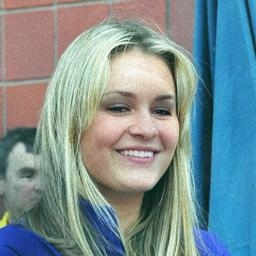
#> input picture DeepGuard/Data/Fake/fake_10.jpg, 256 x 256 px, found by its file name
$ python simple_image_test.py   (older library calls are emulated)
#> lines starting #> are read from the running program, lines starting #| are printed output that depends on the picture; long printed decimals are rounded
import os
import numpy as np
import cv2
from PIL import Image
import matplotlib.pyplot as plt

def analyze_image_features(image_path):
    """Analyze basic image features to help identify potential fake images"""
#> called with image_path = 'F:\\DeepGuard\\Data\\Fake\\fake_10.jpg'
    try:
        # Load image
        img = cv2.imread(image_path)
#> img is the input picture: shape (256, 256, 3); mean B, G, R 146.4, 143.5, 122.3
        if img is None:
            return None, "Error: Could not load image"

        # Convert to RGB
        img_rgb = cv2.cvtColor(img, cv2.COLOR_BGR2RGB)

        # Basic analysis
        height, width, channels = img.shape
#> height = 256; width = 256; channels = 3

        # Calculate basic statistics
        mean_color = np.mean(img_rgb, axis=(0, 1))
#> mean_color = [122.3, 143.5, 146.4]
        std_color = np.std(img_rgb, axis=(0, 1))
#> std_color = [63.71, 45.73, 46.64]

        # Edge detection
        gray = cv2.cvtColor(img, cv2.COLOR_BGR2GRAY)
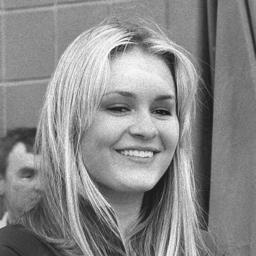
#> gray: shape (256, 256); min 17, max 253, mean 137.5
        edges = cv2.Canny(gray, 50, 150)
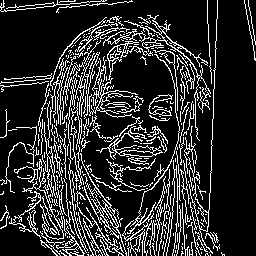
#> edges: shape (256, 256); 17.3% white in thin lines or dots
        edge_density = np.sum(edges > 0) / (height * width)
#> edge_density = 0.173

        # Texture analysis (using Laplacian variance)
        laplacian_var = cv2.Laplacian(gray, cv2.CV_64F).var()
#> laplacian_var = 990.5

        # Color histogram analysis
        hist_r = cv2.calcHist([img_rgb], [0], None, [256], [0, 256])
#> hist_r = 256 values, max 824 at index 48, min 0 at index 253, mean 256
        hist_g = cv2.calcHist([img_rgb], [1], None, [256], [0, 256])
#> hist_g = 256 values, max 948 at index 129, min 0 at index 0, mean 256
        hist_b = cv2.calcHist([img_rgb], [2], None, [256], [0, 256])
#> hist_b = 256 values, max 844 at index 125, min 0 at index 1, mean 256

        # Calculate histogram statistics
        hist_std_r = np.std(hist_r)
#> hist_std_r = 181.2
        hist_std_g = np.std(hist_g)
#> hist_std_g = 232
        hist_std_b = np.std(hist_b)
#> hist_std_b = 215.2

        # Simple heuristic for fake detection
        # Fake images often have:
        # 1. Unusual color distributions
        # 2. Artificial-looking edges
        # 3. Inconsistent texture patterns

        fake_score = 0

        # Check for unusual color distributions
        if np.max(mean_color) - np.min(mean_color) > 50:
            fake_score += 0.2

        # Check for high edge density (artificial sharpening)
        if edge_density > 0.1:
            fake_score += 0.3

        # Check for low texture variance (smooth artificial areas)
        if laplacian_var < 100:
            fake_score += 0.2

        # Check for unusual histogram patterns
        if hist_std_r < 1000 or hist_std_g < 1000 or hist_std_b < 1000:
            fake_score += 0.3

        # Normalize score
        fake_score = min(fake_score, 1.0)

        # Determine classification
        if fake_score > 0.5:
            classification = "Fake"
            confidence = fake_score
        else:
            classification = "Real"
            confidence = 1 - fake_score

        return {
            'classification': classification,
            'confidence': confidence,
            'fake_score': fake_score,
            'image_size': (width, height),
            'mean_color': mean_color,
            'edge_density': edge_density,
            'texture_variance': laplacian_var,
            'histogram_std': (hist_std_r, hist_std_g, hist_std_b)
        }, None

    except Exception as e:
        return None, f"Error analyzing image: {str(e)}"

def display_analysis(image_path, analysis):
    """Display the image analysis results"""
    if analysis is None:
        print("No analysis available")
        return

    print(f"\n=== Image Analysis Results ===")
    print(f"Classification: {analysis['classification']}")
    print(f"Confidence: {analysis['confidence']:.2%}")
    print(f"Fake Score: {analysis['fake_score']:.3f}")
    print(f"Image Size: {analysis['image_size']}")
    print(f"Mean Color (RGB): {analysis['mean_color']}")
    print(f"Edge Density: {analysis['edge_density']:.4f}")
    print(f"Texture Variance: {analysis['texture_variance']:.2f}")
    print(f"Histogram Std (RGB): {analysis['histogram_std']}")

def main():
    print("=== DeepGuard: Simple Image Analysis ===")
    print("Analyzing images using basic computer vision techniques")
    print("Note: This is a simplified analysis, not a trained deep learning model")
    print()

    # Test specific images
    test_images = [
        (r"F:\DeepGuard\Data\Fake\fake_10.jpg", "Fake Image (fake_10.jpg)"),
        (r"F:\DeepGuard\Data\Real\real_1006.jpg", "Real Image (real_1006.jpg)")
    ]

    for image_path, description in test_images:
        print(f"\n{'='*50}")
        print(f"Testing: {description}")
        print(f"Path: {image_path}")

        if os.path.exists(image_path):
            analysis, error = analyze_image_features(image_path)
#> analysis = {'classification': 'Fake', 'confidence': 0.6, 'fake_score': 0.6, 'image_size': (256, 256), 'mean_color': [122.3, 143.5, 146.4], 'edge_density': 0.173, 'texture_variance': 990.5, 'histogram_std': (181.2, 232, 215.2)}
            if error:
                print(f"Error: {error}")
            else:
                display_analysis(image_path, analysis)
#| Classification: Fake
#| Confidence: 60.00%
#| Fake Score: 0.600
#| Image Size: (256, 256)
#| Mean Color (RGB): [122.298  143.460 146.373]
#| Edge Density: 0.1729
#| Texture Variance: 990.45
#| Histogram Std (RGB): (181.165, 232.006, 215.226)
        else:
            print(f"Error: Image not found at {image_path}")
#> pass 2 of the loop in main, `for image_path, description in test_images:`:
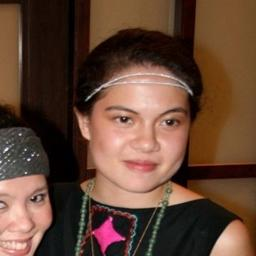
#> input picture DeepGuard/Data/Real/real_1006.jpg, 256 x 256 px, found by its file name
#> in analyze_image_features, img is the input picture: shape (256, 256, 3); mean B, G, R 53, 69, 98.8
#> mean_color = [98.82, 68.97, 52.98]
#> std_color = [72.75, 56.17, 52.02]
#> in analyze_image_features (call 2), `gray = cv2.cvtColor(img, cv2.COLOR_BGR2GRAY)`:
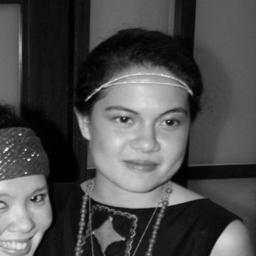
#> gray: shape (256, 256); min 0, max 246, mean 76.1
#> in analyze_image_features (call 2), `edges = cv2.Canny(gray, 50, 150)`:
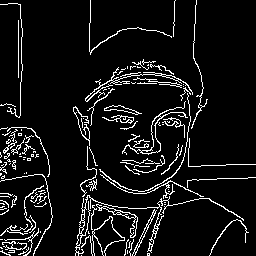
#> edges: shape (256, 256); 8% white in thin lines or dots
#> edge_density = 0.0801
#> laplacian_var = 298.5
#> hist_r = 256 values, max 990 at index 121, min 30 at index 251, mean 256
#> hist_g = 256 values, max 1883 at index 0, min 0 at index 224, mean 256
#> hist_b = 256 values, max 4578 at index 0, min 0 at index 210, mean 256
#> hist_std_r = 211
#> hist_std_g = 289.3
#> hist_std_b = 408.8
#> analysis = {'classification': 'Real', 'confidence': 0.7, 'fake_score': 0.3, 'image_size': (256, 256), 'mean_color': [98.82, 68.97, 52.98], 'edge_density': 0.0801, 'texture_variance': 298.5, 'histogram_std': (211, 289.3, 408.8)}
#| Classification: Real
#| Confidence: 70.00%
#| Fake Score: 0.300
#| Image Size: (256, 256)
#| Mean Color (RGB): [98.824 68.965 52.975]
#| Edge Density: 0.0801
#| Texture Variance: 298.49
#| Histogram Std (RGB): (211.048, 289.253, 408.8155)

    print(f"\n{'='*50}")
    print("Analysis Complete!")
    print("Note: This analysis uses basic image processing techniques.")
    print("For more accurate results, a properly trained deep learning model is recommended.")

if __name__ == "__main__":
    main()
